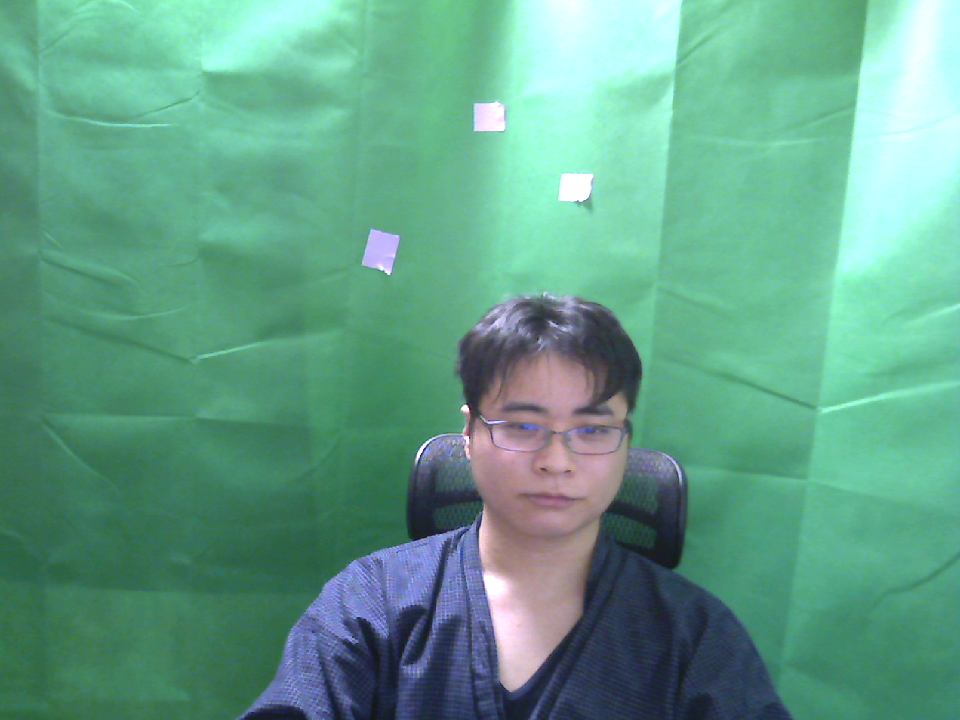
#> input picture camera.png, 960 x 720 px
$ python -i __main__.py   (imports and definitions only)
#> lines starting #> are read from the running program, lines starting #| are printed output that depends on the picture; after the words box and inside, x2 and y2 are one past the last pixel; in counts of white or black regions, pixels touching at a corner belong together
#!/usr/bin/env python3
# -*- coding: utf-8 -*-

from binascii import hexlify
from subprocess import Popen, PIPE
import click
import cv2
import fcntl
import numpy as np
import pprint
import sys
import v4l2

# クロマキーのHSV色レンジ
hsvLower =  np.array([55, 50, 80])
hsvUpper =  np.array([90, 200, 255])

# [77 lines left out: functions main, pick_color, not called in this run]

def removeNoise(hsvMask):
    debugFrame = cv2.cvtColor(hsvMask, cv2.COLOR_GRAY2BGR)
    # remove noise in foreground
    contours, _ = cv2.findContours(hsvMask,
                                   cv2.RETR_EXTERNAL, cv2.CHAIN_APPROX_NONE)
    #debugFrame = cv2.drawContours(debugFrame, contours, -1, (0,255,0), 2)
    contours = list(filter(lambda c: cv2.contourArea(c) < 500, contours))
    for c in contours:
        cv2.fillConvexPoly(hsvMask, c, 0)

    # remove noise in background
    contours, _ = cv2.findContours(cv2.bitwise_not(hsvMask),
                                   cv2.RETR_EXTERNAL, cv2.CHAIN_APPROX_NONE)
    debugFrame = cv2.drawContours(debugFrame, contours, -1, (0,0,255), 2)
    contours = list(filter(lambda c: cv2.contourArea(c) < 10000, contours))
    debugFrame = cv2.drawContours(debugFrame, contours, -1, (0,255,0), 2)
    for c in contours:
        cv2.fillConvexPoly(hsvMask, c, 255)
    videoMask = cv2.cvtColor(hsvMask, cv2.COLOR_GRAY2BGR)
    cv2.imshow("remove noise", debugFrame)


def makeMask(cameraFrame):
    hsv = cv2.cvtColor(cameraFrame, cv2.COLOR_BGR2HSV)

    cv2.namedWindow('raw')
    cv2.setMouseCallback('raw', pick_color, hsv)
    cv2.imshow('raw', cameraFrame)

    hsvMask = cv2.inRange(hsv, hsvLower, hsvUpper)
    cv2.namedWindow('hsvMask')
    cv2.setMouseCallback('hsvMask', pick_color, cameraFrame)
    cv2.imshow("hsvMask", hsvMask)
    hsvMask = cv2.medianBlur(hsvMask, 3)
    cv2.imshow("hsvMask1", hsvMask)
    removeNoise(hsvMask)
    cv2.imshow("hsvMask2", hsvMask)

    #hsvMask = cv2.dilate(hsvMask, None, iterations=1)
    #hsvMask = cv2.erode(hsvMask, None, iterations=1)
    #cv2.imshow("hsvMask2", hsvMask)
    hsvMask = cv2.GaussianBlur(hsvMask, (11, 11), 0)
    #cv2.imshow("mask", mask)
    #cv2.imshow("hsvMask3", hsvMask)
    videoMask = cv2.cvtColor(hsvMask, cv2.COLOR_GRAY2BGR)
    return videoMask

# convert BGR to YUYV442
# [16 lines left out: function bgr2yuyv422, not called in this run]

class DummyCamera():
    camera = None

    # [33 lines left out: functions findDummyCamera, __init__, not called in this run]

    def release():
        self.camera.close()

    def write(self, frame):
        yuyv422 = bgr2yuyv422(frame)
        self.camera.write(yuyv422.tobytes())

class FFmpegDummyCamera():
    ffmpeg = None

    # [4 lines left out: function __init__, not called in this run]

    def write(self, frame):
        res, jpg = cv2.imencode('.jpg', frame)
        self.ffmpeg.stdin.write(jpg.tobytes())

# [2 lines not run here, left out]

>>> import cv2
>>> picture = cv2.imread('../camera.png')
#> picture is the input picture: shape (720, 960, 3); mean B, G, R 136.9, 159.4, 98.5
>>> result = makeMask(picture)
#> in makeMask, `hsv = cv2.cvtColor(cameraFrame, cv2.COLOR_BGR2HSV)`: hsv: shape (720, 960, 3); mean H, S, V 83.7, 108.1, 164.8
#> in makeMask, `hsvMask = cv2.inRange(hsv, hsvLower, hsvUpper)`:
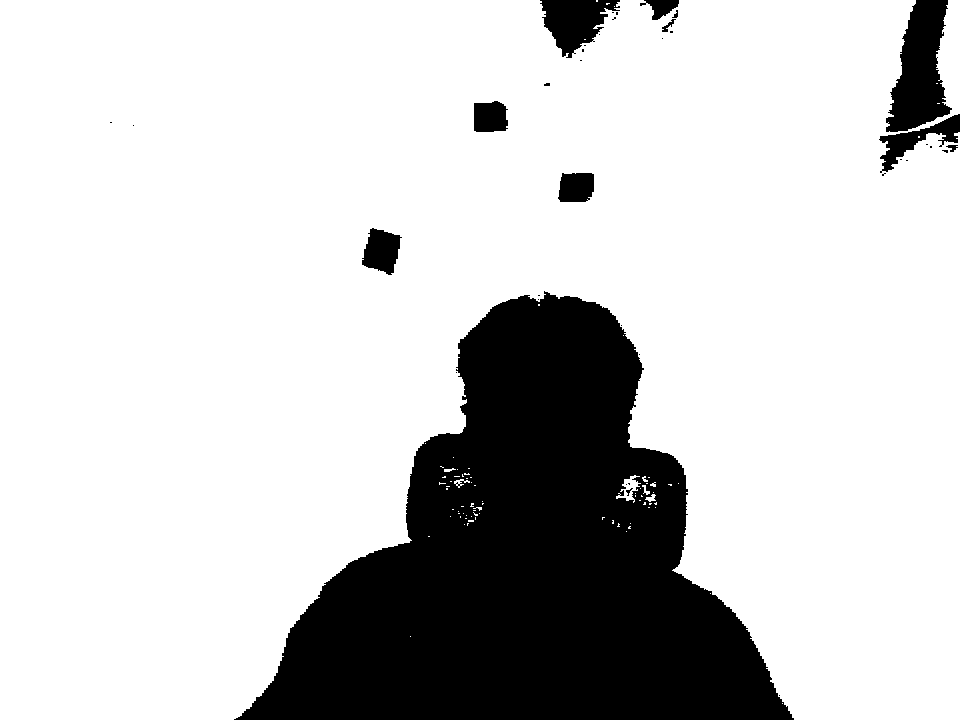
#> hsvMask: shape (720, 960); 79.6% white; 38 black regions (26 under 20 px), largest, box (x1, y1, x2, y2) and area: (234, 291, 794, 720) 127460, (886, 0, 952, 132) 5341, (540, 0, 620, 58) 2676
#> in makeMask, `hsvMask = cv2.medianBlur(hsvMask, 3)`:
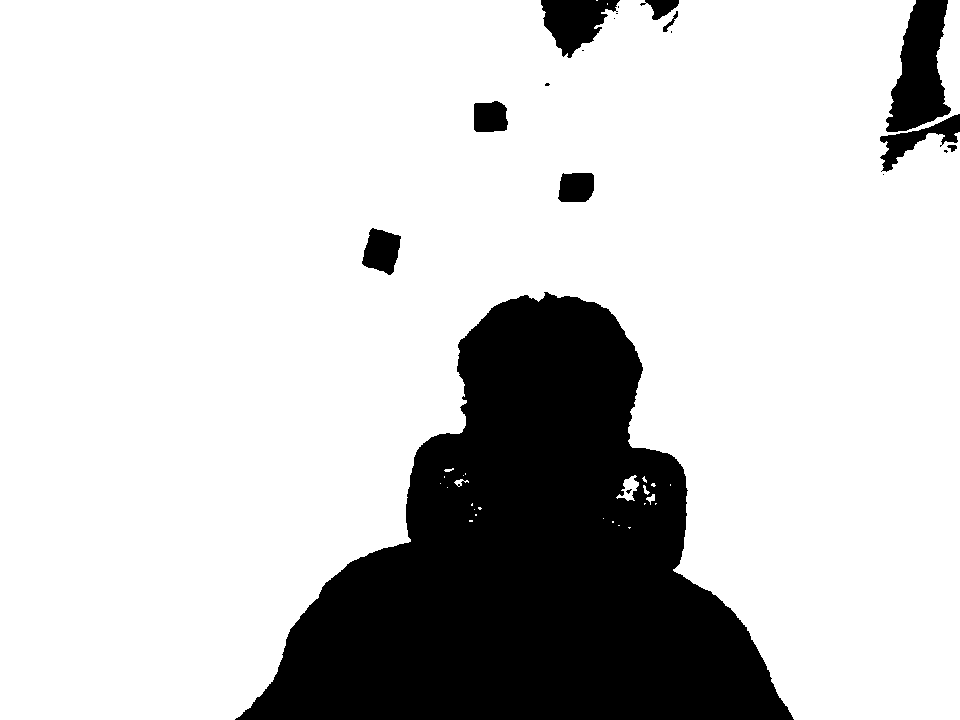
#> hsvMask: shape (720, 960); 79.6% white; 19 black regions (9 under 20 px), largest, box (x1, y1, x2, y2) and area: (235, 292, 794, 720) 127654, (886, 0, 951, 132) 5350, (541, 0, 620, 58) 2681
#> in removeNoise, `debugFrame = cv2.cvtColor(hsvMask, cv2.COLOR_GRAY2BGR)`: debugFrame: shape (720, 960, 3); 79.6% white; 19 black regions (9 under 20 px)
#> in removeNoise, `contours, _ = cv2.findContours(hsvMask, cv2.RETR_EXTERNAL, cv2.CHAIN_A..`: contours = 27 contours, 23 with area under 20; largest, box (x1, y1, x2, y2) and area: (0, 0, 960, 720) 550841, (616, 475, 639, 501) 243, (454, 479, 469, 487) 36, (646, 494, 655, 505) 32
#> in removeNoise, `contours = list(filter(lambda c: cv2.contourArea(c) < 500, contours))`: contours = 26 contours, 23 with area under 20; largest, box (x1, y1, x2, y2) and area: (616, 475, 639, 501) 243, (454, 479, 469, 487) 36, (646, 494, 655, 505) 32
#> the loop in removeNoise, `for c in contours:` made 26 passes
#> c on passes 1, 2, 3, 5, 6, 7, 9, 10, 13, 15, 17, 20: [[628, 527], [629, 528], [630, 527], [629, 527]], [[618, 525], [619, 525]], [[612, 521], [612, 522], [613, 522], [613, 521]], [[603, 518]], [[475, 514], [475, 515], [476, 515], [476, 514]], [[474, 509]], [[655, 503], [655, 504], [656, 503]], [[644, 503], [644, 504], [645, 503]], [[447, 487]], [[670, 484], [670, 485]], [[440, 483]], [[444, 476], [444, 477]]
#> after the loop in removeNoise, `for c in contours:`:
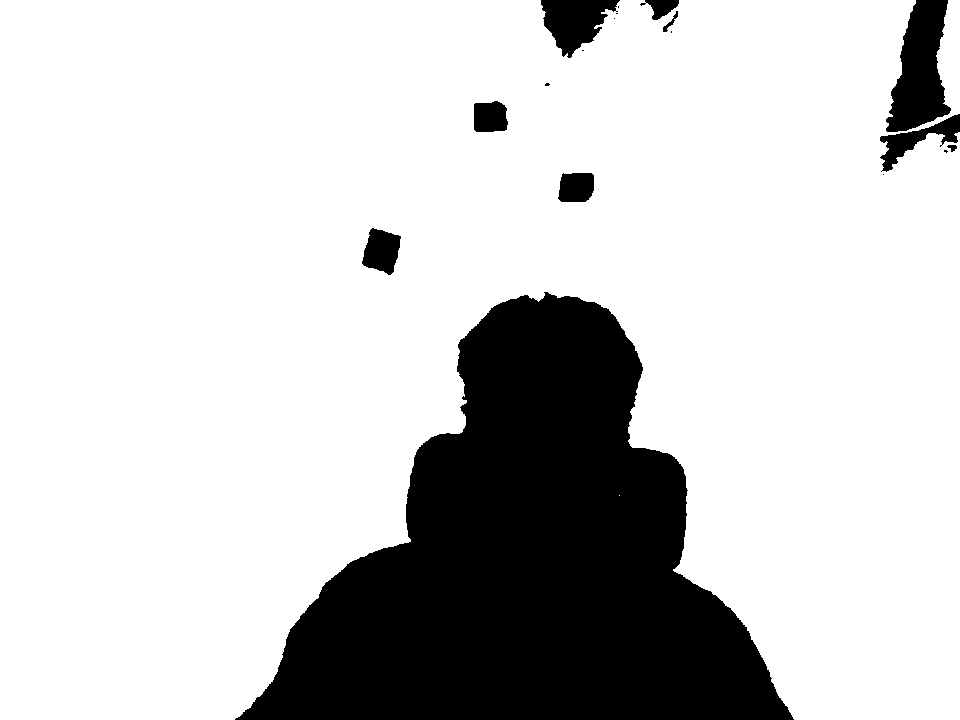
#> hsvMask: shape (720, 960); 79.5% white; 18 black regions (8 under 20 px)
#> in removeNoise, `contours, _ = cv2.findContours(cv2.bitwise_not(hsvMask), cv2.RETR_EXTE..`: contours = 18 contours, 8 with area under 20; largest, box (x1, y1, x2, y2) and area: (235, 292, 794, 720) 127334, (886, 0, 951, 132) 5175, (541, 0, 620, 58) 2555, (880, 114, 960, 172) 1334, (362, 228, 401, 275) 1196
#> in removeNoise, `contours = list(filter(lambda c: cv2.contourArea(c) < 10000, contours))`: contours = 17 contours, 8 with area under 20; largest, box (x1, y1, x2, y2) and area: (886, 0, 951, 132) 5175, (541, 0, 620, 58) 2555, (880, 114, 960, 172) 1334, (362, 228, 401, 275) 1196, (558, 173, 594, 202) 878
#> in removeNoise, `debugFrame = cv2.drawContours(debugFrame, contours, -1, (0,255,0), 2)`:
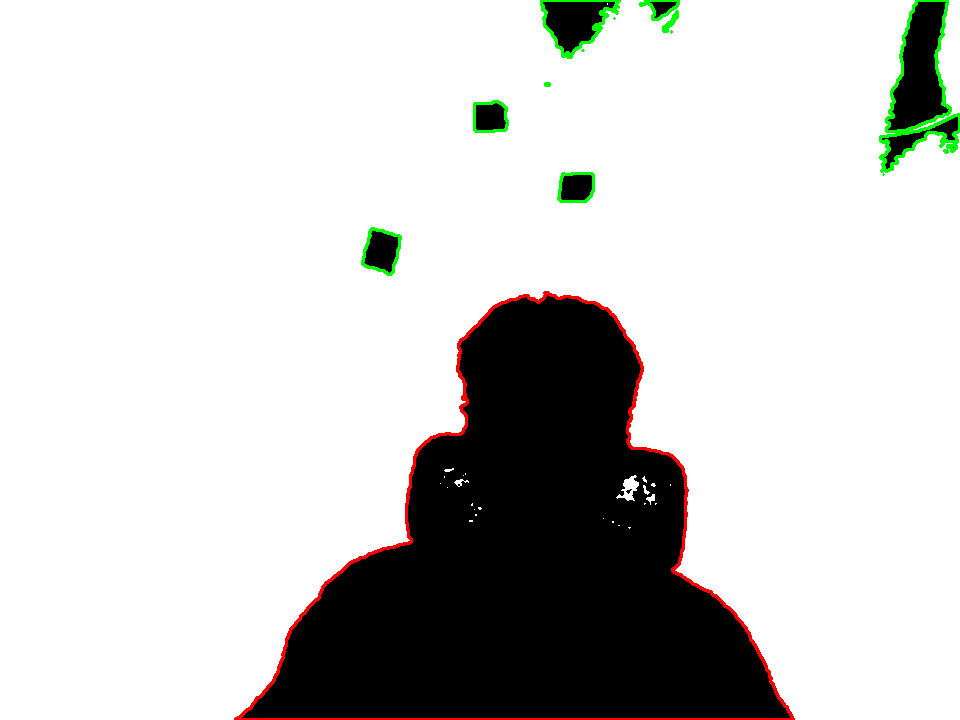
#> debugFrame: shape (720, 960, 3); mean B, G, R 201.8, 203.6, 203.8
#> the loop in removeNoise, `for c in contours:` made 17 passes
#> c on passes 2, 9, 10, 11, 12, 14: [[883, 174]], [[582, 50], [583, 50]], [[671, 31], [671, 32]], [[614, 18]], [[616, 13], [617, 13]], [[618, 6], [618, 7]]
#> after the loop in removeNoise, `for c in contours:`:
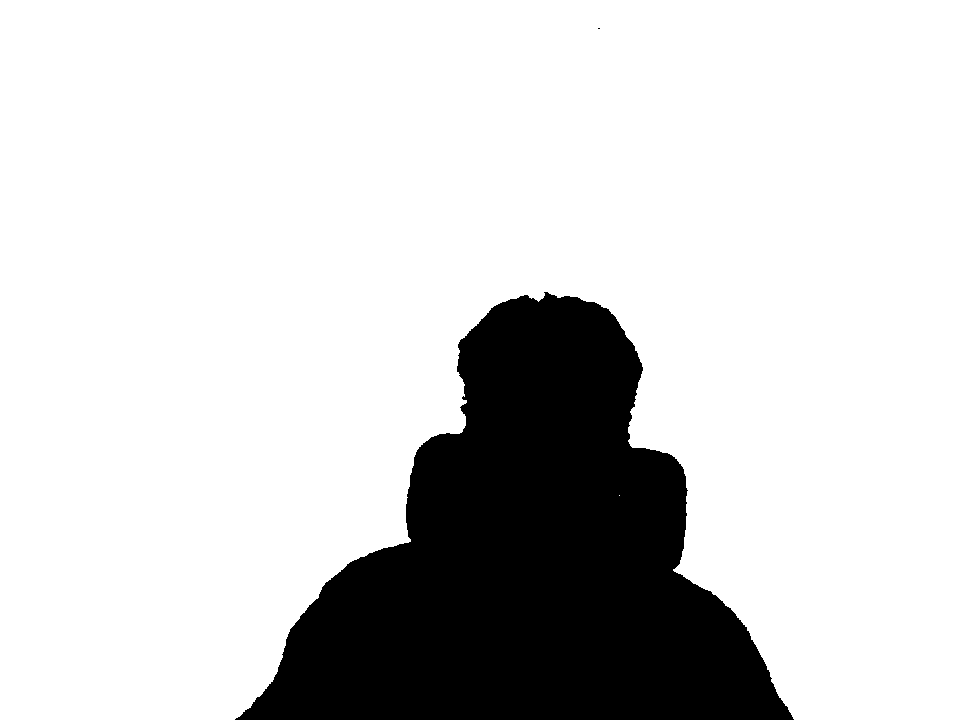
#> hsvMask: shape (720, 960); 81.5% white; 2 black regions (1 under 20 px), largest, box (x1, y1, x2, y2) and area: (235, 292, 794, 720) 128177
